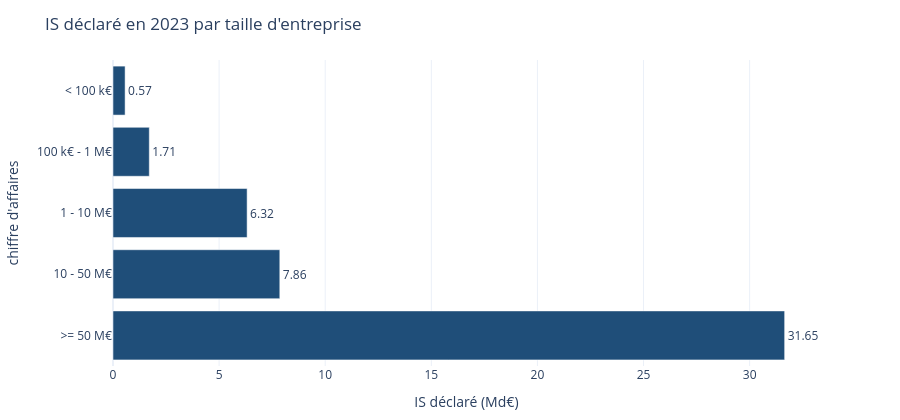

Notebook source saved alongside this figure:
### Markdown cell above
## 4. Data warehouse : impôt sur les bénéfices par taille d'entreprise (2023)

### Code cell
impot_par_tranche()

### Figure 1 — Plotly figure (JSON) as saved in the notebook; plotly's stock layout.template omitted (floating-point values rounded to 4 significant figures)
{"data": [{"customdata": [95424, 137237, 101649, 26488, 9036], "hovertemplate": "%{y} : %{x} Md€ d'IS, %{customdata:,} entreprises<extra></extra>", "marker": {"color": "#1F4E79"}, "orientation": "h", "text": ["0.57", "1.71", "6.32", "7.86", "31.65"], "textposition": "outside", "type": "bar", "x": [0.57, 1.71, 6.32, 7.86, 31.65], "y": ["< 100 k€", "100 k€ - 1 M€", "1 - 10 M€", "10 - 50 M€", ">= 50 M€"]}], "layout": {"height": 420, "legend": {"orientation": "h", "y": -0.15}, "margin": {"b": 40, "t": 60}, "title": {"text": "IS déclaré en 2023 par taille d'entreprise"}, "xaxis": {"title": {"text": "IS déclaré (Md€)"}}, "yaxis": {"autorange": "reversed", "title": {"text": "chiffre d'affaires"}}}}
